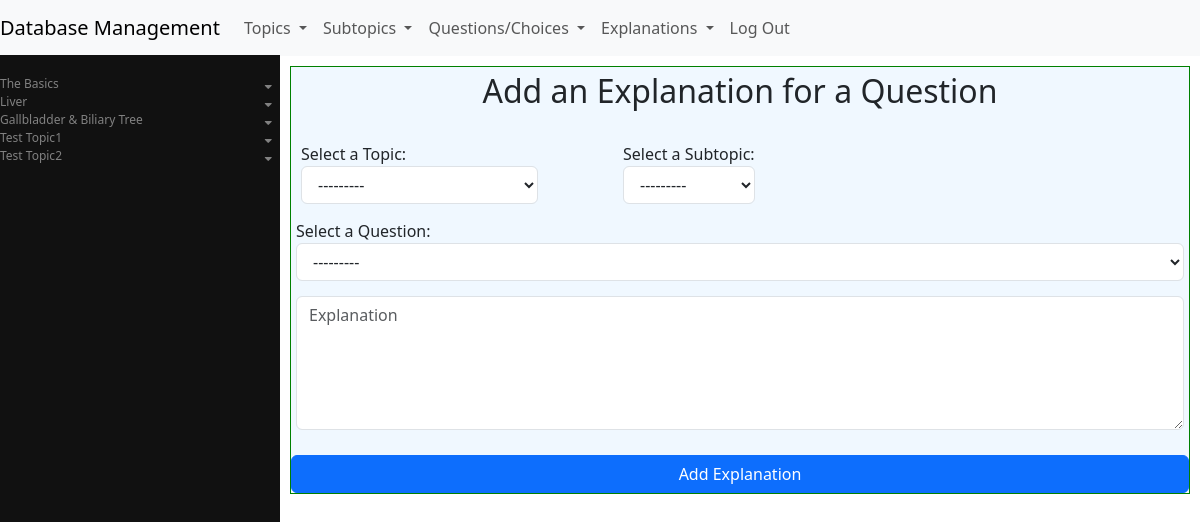
/management/portal/add_explanation (signed in), run on the app's committed database.
### management/models.py (models this page shows, shortened)
class Topic(models.Model):
    name = models.CharField(max_length=40, unique=True) #100
    slug = models.SlugField(max_length=50, unique=True, blank=True) #150
    date_created = models.DateTimeField(auto_now_add=True)
    created_by = models.ForeignKey(settings.AUTH_USER_MODEL, on_delete=models.SET_NULL,
        null=True, related_name='created_topics')
    date_modified = models.DateTimeField(auto_now=True)
    modified_by = models.ForeignKey(settings.AUTH_USER_MODEL, on_delete=models.SET_NULL,
        null=True, blank=True, related_name='modified_topics')
    is_visible = models.BooleanField(default=True) # topic should be displayed or not
    display_order = models.IntegerField(default=0, blank=False, null=False)
    def __str__(self):
        return self.name
    class Meta:
        ordering = ['display_order', 'id']

### management/views.py (the view, shortened to what this page needs)
# urls.py: path("add_explanation", views.add_explanation, name="add_explanation"),
@login_required(login_url='login')
def add_explanation(request):
    if request.method == 'GET':
        add_explanation_form = AddExplanationForm()
        topics = Topic.objects.all()
        return render(request, 'management/add_explanation.html', {
            'add_explanation_form' : add_explanation_form,
            'topics' : topics,
        })

### management/templates/management/add_explanation.html (shortened to what this page needs)
{% extends "management/layout.html" %}
{% block body %}
    <div class="form-container" id="add_explanation-container">
        <h2>Add an Explanation for a Question</h2><br>
        <form id="add-explanation-form" data-fetch="true" method="post" action="#">
            <div id="add-explanation-container">
                <div class="add-explanation-fields">
                    <div class="form-group">
                        {{ add_explanation_form.topic.label_tag }}
                        {{ add_explanation_form.topic }}
                    </div>
                    <div class="form-group">
                        {{ add_explanation_form.subtopic.label_tag }}
                        {{ add_explanation_form.subtopic }}
                    </div>
                </div>
                <div class="form-group">
                    {{ add_explanation_form.question.label_tag}}
                    {{ add_explanation_form.question}}
                </div>
                <div class="form-group">
                    {{ add_explanation_form.text}}
                </div>
            </div>
            <button class="btn btn-primary" id="add-explanation-btn" type="submit" >
                Add Explanation
            </button>
        </form>
    </div>
{% endblock %}

### management/templates/management/layout.html (shortened to what this page needs)
{% load static %}
<!DOCTYPE html>
<html lang="en">
    <head>
        <link href="https://cdn.jsdelivr.net/npm/bootstrap@5.3.3/dist/css/bootstrap.min.css" rel="stylesheet"
>
            <link rel="stylesheet"
            href="https://cdnjs.cloudflare.com/ajax/libs/font-awesome/5.15.4/css/all.min.css">
        <link href="{% static 'management/styles.css' %}" rel="stylesheet">
    </head>
    <body>
        <nav class="navbar navbar-expand-lg navbar-light bg-light">
            <a class="navbar-brand" href="#">Database Management</a>
            <div>
              <ul class="navbar-nav mr-auto">
                <li class="nav-item dropdown">
                    <a class="nav-link dropdown-toggle"
                        href="#" id="navbardrop-topic" data-bs-toggle="dropdown">Topics
                    </a>
                </li>
                <li class="nav-item dropdown">
                    <a class="nav-link dropdown-toggle"
                        href="#" id="navbardrop-subtopic" data-bs-toggle="dropdown">Subtopics
                    </a>
                </li>
                <li class="nav-item dropdown">
                    <a class="nav-link dropdown-toggle"
                        href="#" id="navbardrop-question" data-bs-toggle="dropdown">Questions/Choices
                    </a>
                </li>
                <li class="nav-item dropdown">
                    <a class="nav-link dropdown-toggle"
                        href="#" id="navbardrop-choice" data-bs-toggle="dropdown">Explanations
                    </a>
                </li>
                <li class="nav-item">
                    <a class="nav-link" href="{% url 'logout' %}">Log Out</a>
                </li>
              </ul>
            </div>
          </nav>
          <div class="sidebar">
            {% if topics %}
                {% for topic in topics %}
                    <a href="#" id="topic-{{ topic.id }}" class="topic" data-topic-id="{{ topic.id }}">{{ topic.name }}
                        {% if topic.subtopics.exists %}
                            <i class="fa fa-caret-down" id="caretdown-{{ topic.id }}"></i>
                        {% endif %}
                    </a>
                {% endfor %}
            {% endif %}
          </div>
        <div class="body" id="management-container">
            {% block body %}
            {% endblock %}
        </div>
    </body>
</html>

### management/static/management/styles.css (style rules this page uses)
body, html { overflow: hidden; height: 100%; }
.sidebar { height: calc(100% - 55px); width: 280px; position: fixed; z-index: 1; top: 55px; left: 0; background-color: #111; overflow-y: auto; overflow-x: hidden; padding-top: 20px; }
.sidebar a { padding: 6px, 8px, 6px, 16px; text-decoration: none; font-size: 12px; color: #818181; display: block; border: none; background: none; width: 100%; text-align: left; cursor: pointer; outline: none; }
.fa-caret-down { float: right; padding-right: 8px; padding-top: 6px; }
#management-container { height: calc(100vh - 55px); margin-left: 280px; padding: 10px; display: flex; justify-content: flex-start; flex-direction: column; overflow-y: auto; overflow-x: hidden; }
.form-container { width: 100%; margin: 0; padding-top: 5px; background-color: aliceblue; border: solid 1px green; overflow: auto; }
.form-container h2 { text-align: center; }
.form-group { display: flex; flex-direction: column; margin-bottom: 15px; margin-left: 5px; margin-right: 5px; }
.btn { flex: 1; }
#add-explanation-form, #edit-explanation-form { display: flex; flex-direction: column; gap: 10px; }
.add-explanation-fields, .edit-explanation-fields { display: flex; align-items: center; gap: 75px; margin-left: 5px; }
#topic-for-add-explanation, #subtopic-for-add-explanation, #question-for-add-explanation { -webkit-appearance: menulist; -moz-appearance: menulist; appearance: menulist; }

### data on the page
Topic: name "The Basics"
Topic: name "Liver"
Topic: name "Gallbladder & Biliary Tree"
Topic: name "Test Topic1"
Topic: name "Test Topic2"

### other printed values
{{ add_explanation_form.topic.label_tag }} "Select a Topic:"
{{ add_explanation_form.subtopic.label_tag }} "Select a Subtopic:"
{{ add_explanation_form.question.label_tag }} "Select a Question:"
